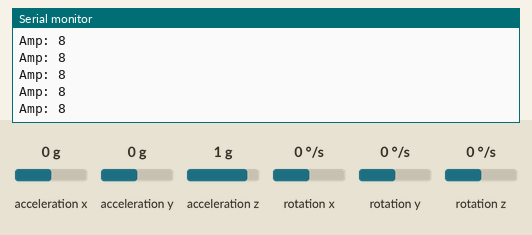
Simulated run of this sketch. Board: ESP8266 (NodeMCU). On the bench: the last lines printed to the serial monitor. Wiring (inferred from the names in the program): MPU-6050 motion sensor at I2C address 0x68. The test bench sets the inputs (shaded band); at power-on: acceleration z 1 g, acceleration x 0 g, acceleration y 0 g, rotation x 0 °/s, rotation y 0 °/s, rotation z 0 °/s. WiFi joins after 1.5 s; servers stay silent unless stated.

Above: at 3.0 s.
3.1 s: acceleration z set to 0 g
At 3.13 s:
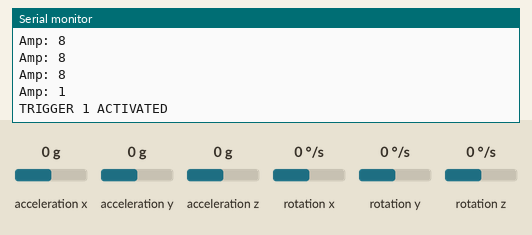
4.7 s: acceleration x set to -1.4 g
At 4.76 s:
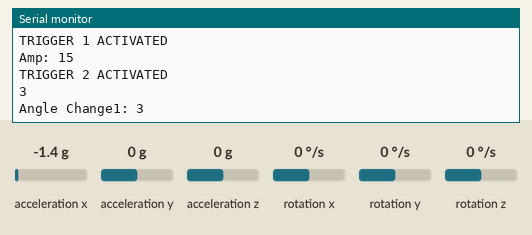
6.2 s: acceleration y set to -1.4 g
At 6.28 s:
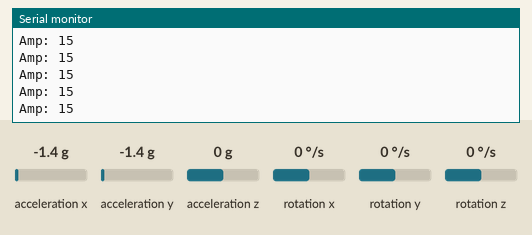
Timing chart, 0 to 9.2 s (numbered marks = the images above; inputs shaded):
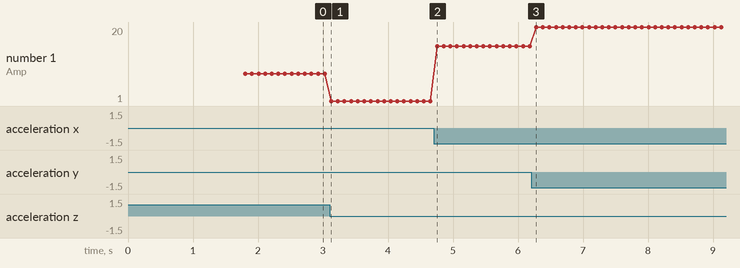

Measured:
- after the input at 3.1 s, the serial monitor: prints a new line at once (image 1)
- after the input at 4.7 s, the serial monitor: prints a new line after 0.05 s (image 2)
- plotted number 1: 8 → 1 after the input at 3.1 s, 1 → 15 after the input at 4.7 s, 15 → 20 after the input at 6.2 s

The sketch:

Fall_Detection_blynk_notification.ino
```cpp
#define BLYNK_TEMPLATE_ID ""
#define BLYNK_TEMPLATE_NAME "Fall Detection"
#define BLYNK_AUTH_TOKEN ""
#define BLYNK_PRINT Serial

#include <BlynkSimpleEsp8266.h>
#include <Wire.h>
#include <ESP8266WiFi.h>


char auth[ ] = "";
char ssid[ ] = "wifiname";
char pass[ ] = "wifipassword";

BlynkTimer timer;

const int MPU_addr = 0x68; // I2C address of the MPU-6050
int16_t AcX, AcY, AcZ, Tmp, GyX, GyY, GyZ;
float ax = 0, ay = 0, az = 0, gx = 0, gy = 0, gz = 0;
boolean fall = false; //stores if a fall has occurred
boolean trigger1 = false; //stores if first trigger (lower threshold) has occurred
boolean trigger2 = false; //stores if second trigger (upper threshold) has occurred
boolean trigger3 = false; //stores if third trigger (orientation change) has occurred
byte trigger1count = 0; //stores the counts past since trigger 1 was set true
byte trigger2count = 0; //stores the counts past since trigger 2 was set true
byte trigger3count = 0; //stores the counts past since trigger 3 was set true
int angleChange = 0;
// WiFi network info.


void setup() {
  Serial.begin(115200);

  Wire.begin();
  Wire.beginTransmission(MPU_addr);
  Wire.write(0x6B);  // PWR_MGMT_1 register
  Wire.write(0);     // set to zero (wakes up the MPU-6050)
  Wire.endTransmission(true);
  Serial.println("Wrote to IMU");
  Blynk.begin(auth, ssid, pass);

}
void loop() {

  mpu_read();
  ax = (AcX - 2050) / 16384.00;
  ay = (AcY - 77) / 16384.00;
  az = (AcZ - 1947) / 16384.00;
  gx = (GyX + 270) / 131.07;
  gy = (GyY - 351) / 131.07;
  gz = (GyZ + 136) / 131.07;
  // calculating Amplitute vactor for 3 axis
  float Raw_Amp = pow(pow(ax, 2) + pow(ay, 2) + pow(az, 2), 0.5);
  int Amp = Raw_Amp * 10;  // Mulitiplied by 10 bcz values are between 0 to 1
  Serial.print("Amp: ");
  Serial.println(Amp);
  if (Amp <= 3 && trigger2 == false) { //if AM breaks lower threshold (0.4g) //change
    trigger1 = true;
    Serial.println("TRIGGER 1 ACTIVATED");
  }
  if (trigger1 == true) {
    trigger1count++;
    if (Amp >= 10) { //if AM breaks upper threshold (3g) //change 12 to 10
      trigger2 = true;
      Serial.println("TRIGGER 2 ACTIVATED");
      trigger1 = false; trigger1count = 0;
    }
  }
  if (trigger2 == true) {
    trigger2count++;
    angleChange = pow(pow(gx, 2) + pow(gy, 2) + pow(gz, 2), 0.5); Serial.println(angleChange);
      Serial.print("Angle Change1: ");
      Serial.println(angleChange);
    if (angleChange >= 100 && angleChange <= 400) { //if orientation changes by between 80-100 degrees
      trigger3 = true; trigger2 = false; trigger2count = 0;
      Serial.println(angleChange);
      Serial.println("TRIGGER 3 ACTIVATED");
    }
  }
  if (trigger3 == true) {
    trigger3count++;
    if (trigger3count >= 9) {  ///change
      angleChange = pow(pow(gx, 2) + pow(gy, 2) + pow(gz, 2), 0.5);
            Serial.print("Angle Change2: ");
      Serial.println(angleChange);
      //delay(10);
      Serial.println(angleChange);
      if ((angleChange >= 0) && (angleChange <= 12)) { //if orientation changes remains between 0-10 degrees //change
        fall = true; trigger3 = false; trigger3count = 0;
        Serial.println(angleChange);
      }
      else { //user regained normal orientation
        trigger3 = false; trigger3count = 0;
        Serial.println("TRIGGER 3 DEACTIVATED");
      }
    }
  }
  if (fall == true) { //in event of a fall detection
    Serial.println("FALL DETECTED");
    Blynk.logEvent("fall_detection");
    fall = false;
  }
  if (trigger2count >= 6) { //allow 0.5s for orientation change
    trigger2 = false; trigger2count = 0;
    Serial.println("TRIGGER 2 DECACTIVATED");
  }
  if (trigger1count >= 6) { //allow 0.5s for AM to break upper threshold
    trigger1 = false; trigger1count = 0;
    Serial.println("TRIGGER 1 DECACTIVATED");
  }
  delay(100);
}
void mpu_read() {
  Wire.beginTransmission(MPU_addr);
  Wire.write(0x3B);  // starting with register 0x3B (ACCEL_XOUT_H)
  Wire.endTransmission(false);
  Wire.requestFrom(MPU_addr, 14, true); // request a total of 14 registers
  AcX = Wire.read() << 8 | Wire.read(); // 0x3B (ACCEL_XOUT_H) & 0x3C (ACCEL_XOUT_L)
  AcY = Wire.read() << 8 | Wire.read(); // 0x3D (ACCEL_YOUT_H) & 0x3E (ACCEL_YOUT_L)
  AcZ = Wire.read() << 8 | Wire.read(); // 0x3F (ACCEL_ZOUT_H) & 0x40 (ACCEL_ZOUT_L)
  Tmp = Wire.read() << 8 | Wire.read(); // 0x41 (TEMP_OUT_H) & 0x42 (TEMP_OUT_L)
  GyX = Wire.read() << 8 | Wire.read(); // 0x43 (GYRO_XOUT_H) & 0x44 (GYRO_XOUT_L)
  GyY = Wire.read() << 8 | Wire.read(); // 0x45 (GYRO_YOUT_H) & 0x46 (GYRO_YOUT_L)
  GyZ = Wire.read() << 8 | Wire.read(); // 0x47 (GYRO_ZOUT_H) & 0x48 (GYRO_ZOUT_L)
}
```
